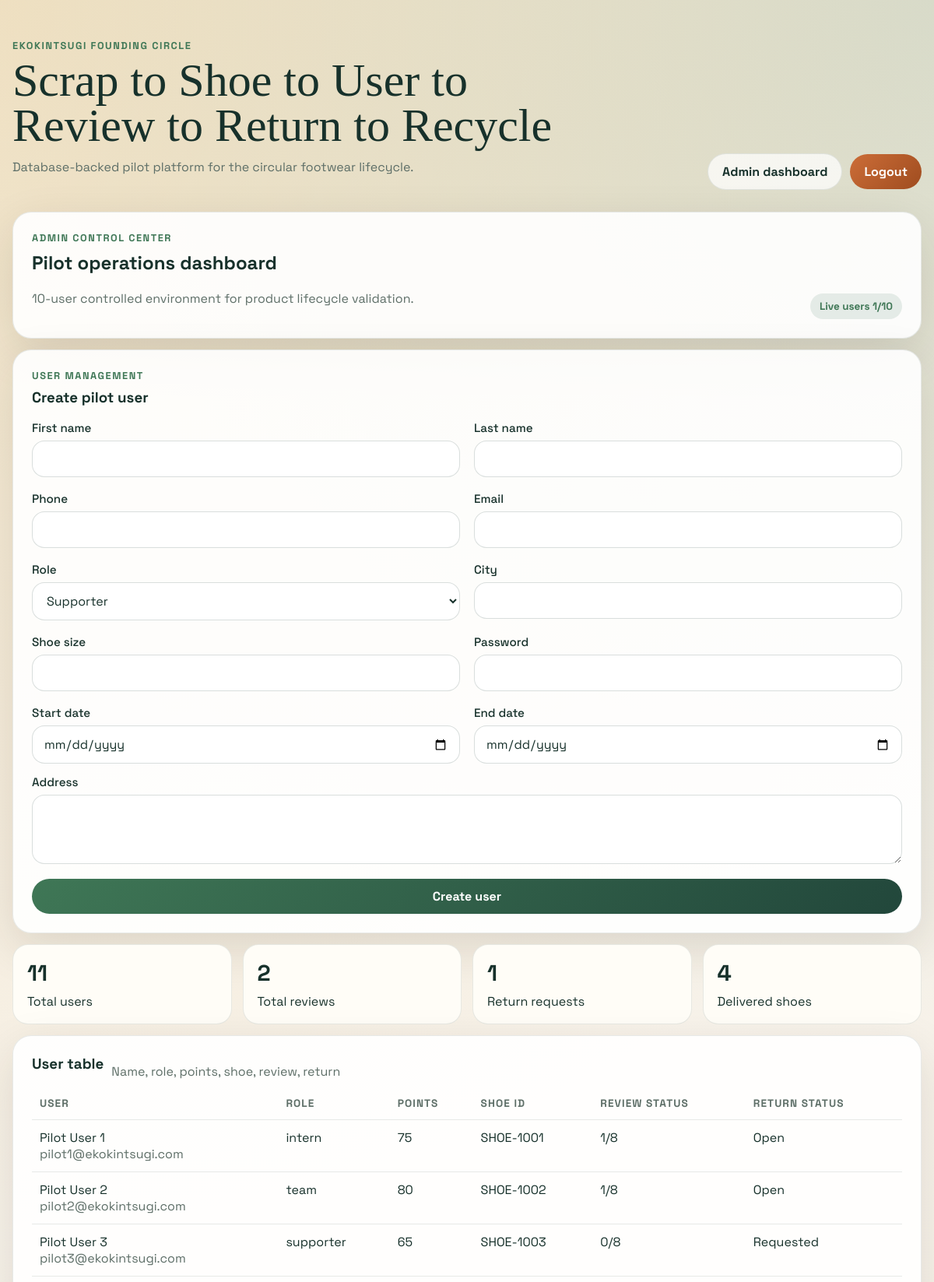
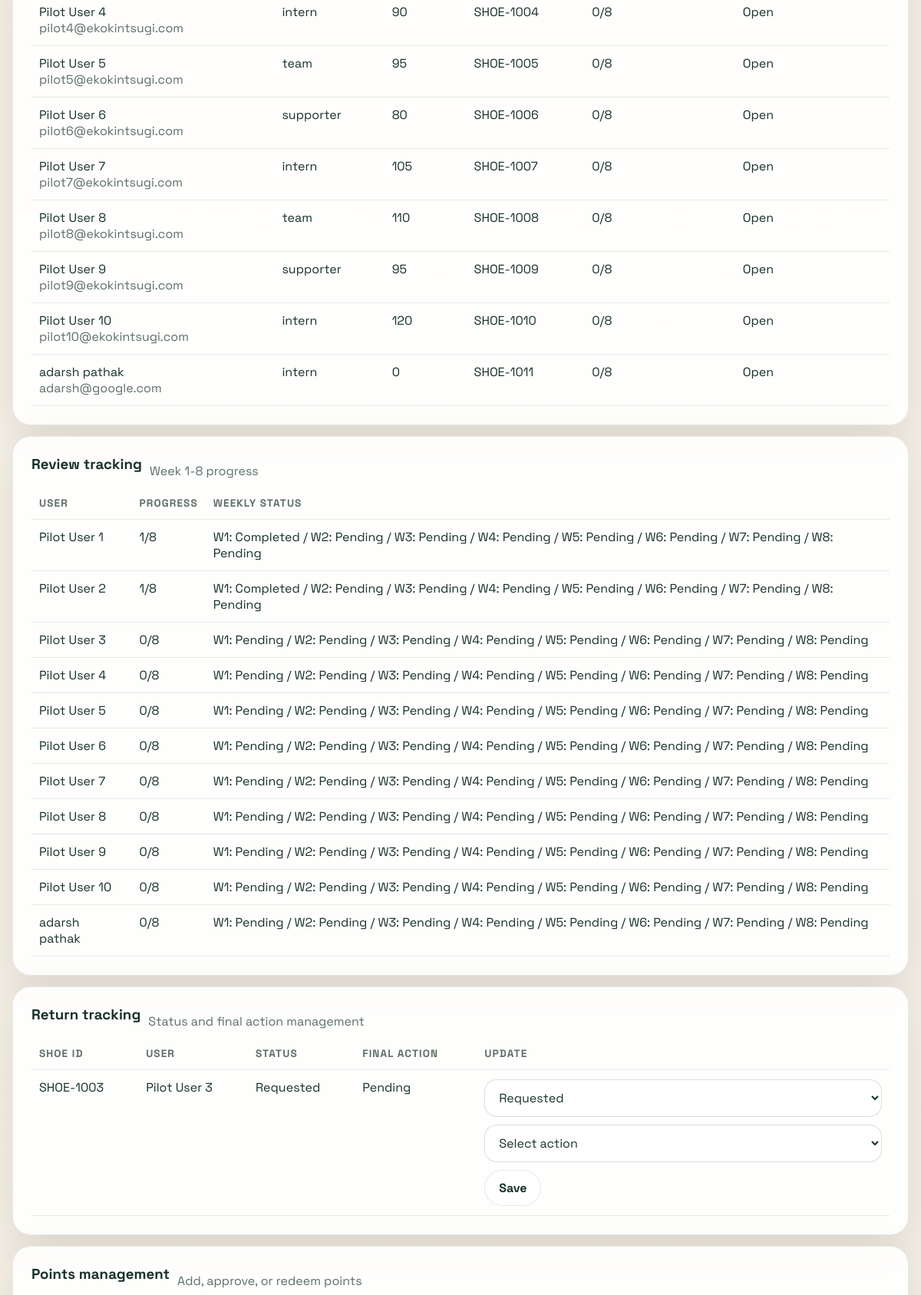
Page /admin-panel/ (signed in, upper part) on the committed database (2 pictures, top to bottom).
### pilot/models.py (models this page shows, shortened)
class PilotUser(AbstractUser):
    ROLE_INTERN = "intern"
    ROLE_TEAM = "team"
    ROLE_SUPPORTER = "supporter"
    ROLE_CHOICES = [
      (ROLE_INTERN, "Intern"),
      (ROLE_TEAM, "Team"),
      (ROLE_SUPPORTER, "Supporter"),
    ]
    email = models.EmailField(unique=True)
    phone = models.CharField(max_length=20, blank=True)
    role = models.CharField(max_length=20, choices=ROLE_CHOICES, default=ROLE_SUPPORTER)
    city = models.CharField(max_length=120, blank=True)
    address = models.TextField(blank=True)
    shoe_size = models.CharField(max_length=10, blank=True)
    start_date = models.DateField(blank=True, null=True)
    end_date = models.DateField(blank=True, null=True)
    is_demo_user = models.BooleanField(default=False)
    qr_token = models.UUIDField(default=uuid.uuid4, unique=True, editable=False)

class PointsAccount(models.Model):
    user = models.OneToOneField(PilotUser, on_delete=models.CASCADE, related_name="points_account")
    total_earned = models.PositiveIntegerField(default=0)
    approved = models.PositiveIntegerField(default=0)
    used = models.PositiveIntegerField(default=0)
    @property
    def remaining(self):
        return self.approved - self.used

class Shoe(models.Model):
    STATUS_PREBOOKED = "Pre-booked"
    STATUS_DELIVERED = "Delivered"
    STATUS_RETURNED = "Returned"
    STATUS_CHOICES = [
        (STATUS_PREBOOKED, "Pre-booked"),
        (STATUS_DELIVERED, "Delivered"),
        (STATUS_RETURNED, "Returned"),
    ]
    user = models.OneToOneField(PilotUser, on_delete=models.CASCADE, related_name="shoe")
    shoe_id = models.CharField(max_length=40, unique=True)
    product_line = models.CharField(max_length=120)
    size = models.CharField(max_length=10)
    status = models.CharField(max_length=20, choices=STATUS_CHOICES, default=STATUS_PREBOOKED)

class ReturnRequest(models.Model):
    STATUS_REQUESTED = "Requested"
    STATUS_RECEIVED = "Received"
    STATUS_COMPLETED = "Completed"
    STATUS_CHOICES = [
        (STATUS_REQUESTED, "Requested"),
        (STATUS_RECEIVED, "Received"),
        (STATUS_COMPLETED, "Completed"),
    ]
    ACTION_REPAIR = "Repair"
    ACTION_REUSE = "Reuse"
    ACTION_RECYCLE = "Recycle"
    FINAL_ACTION_CHOICES = [
        (ACTION_REPAIR, "Repair"),
        (ACTION_REUSE, "Reuse"),
        (ACTION_RECYCLE, "Recycle"),
    ]
    CONDITION_GOOD = "Good"
    CONDITION_FAIR = "Fair"
    CONDITION_DAMAGED = "Damaged"
    CONDITION_CHOICES = [
        (CONDITION_GOOD, "Good"),
        (CONDITION_FAIR, "Fair"),
        (CONDITION_DAMAGED, "Damaged"),
    ]
    user = models.OneToOneField(PilotUser, on_delete=models.CASCADE, related_name="return_request")
    shoe = models.ForeignKey(Shoe, on_delete=models.CASCADE, related_name="return_requests")
    reason = models.TextField()
    condition = models.CharField(max_length=20, choices=CONDITION_CHOICES)
    status = models.CharField(max_length=20, choices=STATUS_CHOICES, default=STATUS_REQUESTED)
    final_action = models.CharField(max_length=20, choices=FINAL_ACTION_CHOICES, blank=True)
    requested_at = models.DateTimeField(default=timezone.now)
    updated_at = models.DateTimeField(auto_now=True)

### pilot/views.py (the view, shortened to what this page needs)
# urls.py: path("admin-panel/", views.admin_dashboard_view, name="admin-dashboard"),
@admin_required
def admin_dashboard_view(request):
    users = PilotUser.objects.filter(is_staff=False).select_related("shoe", "tree", "points_account")
    create_form = AdminCreateUserForm(request.POST or None, prefix="create")
    review_rows = []
    delivered_count = 0
    total_reviews = 0
    for user in users:
        completed_weeks = list(user.reviews.values_list("week", flat=True))
        review_rows.append(
            {
                "user": user,
                "completed_count": len(completed_weeks),
                "week_statuses": [
                    {"week": week, "done": week in completed_weeks} for week in range(1, 9)
                ],
            }
        )
        total_reviews += len(completed_weeks)
        if user.shoe.status == Shoe.STATUS_DELIVERED:
            delivered_count += 1
    return render(
        request,
        "pilot/admin_dashboard.html",
        {
            "users": users,
            "returns": ReturnRequest.objects.select_related("user", "shoe"),
            "create_form": create_form,
            "points_form": PointsAdjustmentForm(),
            "return_form_class": ReturnStatusForm,
            "review_rows": review_rows,
            "total_reviews": total_reviews,
            "delivered_count": delivered_count,
            "live_user_count": live_pilot_user_count(),
            "max_live_users": MAX_LIVE_PILOT_USERS,
        },
    )

### pilot/forms.py
class AdminCreateUserForm(PilotSignupForm):
    class Meta(PilotSignupForm.Meta):
        fields = PilotSignupForm.Meta.fields

class PointsAdjustmentForm(forms.Form):
    amount = forms.IntegerField(min_value=1)
    action_type = forms.ChoiceField(
        choices=[
            ("credit", "Add points"),
            ("approve", "Approve points"),
            ("redeem", "Redeem points"),
        ]
    )

### pilot/views.py (called while the page is built)
def admin_required(view_func):
    @wraps(view_func)
    def wrapped(request, *args, **kwargs):
        if not request.user.is_authenticated:
            return redirect("login")
        if not request.user.is_staff:
            return HttpResponseForbidden("Admin access only.")
        return view_func(request, *args, **kwargs)
    return wrapped

def live_pilot_user_count():
    return PilotUser.objects.filter(is_staff=False, is_demo_user=False).count()

### templates/pilot/admin_dashboard.html (shortened to what this page needs)
{% extends "pilot/base.html" %}
{% block content %}
<section class="panel">
  <div class="dashboard-head">
    <div>
      <p class="section-kicker">Admin control center</p>
      <h2>Pilot operations dashboard</h2>
      <p class="muted">10-user controlled environment for product lifecycle validation.</p>
    </div>
    <span class="badge">Live users {{ live_user_count }}/{{ max_live_users }}</span>
  </div>
</section>
<section class="panel">
  <p class="section-kicker">User management</p>
  <h3>Create pilot user</h3>
  <form method="post" class="stack">
    <div class="grid form-grid">
      <label><span>First name</span>{{ create_form.first_name }}</label>
      <label><span>Last name</span>{{ create_form.last_name }}</label>
      <label><span>Phone</span>{{ create_form.phone }}</label>
      <label><span>Email</span>{{ create_form.email }}</label>
      <label><span>Role</span>{{ create_form.role }}</label>
      <label><span>City</span>{{ create_form.city }}</label>
      <label><span>Shoe size</span>{{ create_form.shoe_size }}</label>
      <label><span>Password</span>{{ create_form.password }}</label>
      <label><span>Start date</span>{{ create_form.start_date }}</label>
      <label><span>End date</span>{{ create_form.end_date }}</label>
    </div>
    <label><span>Address</span>{{ create_form.address }}</label>
    <button class="btn primary" type="submit">Create user</button>
  </form>
</section>
<section class="stats">
  <div class="stat"><strong>{{ users|length }}</strong><span>Total users</span></div>
  <div class="stat"><strong>{{ total_reviews }}</strong><span>Total reviews</span></div>
  <div class="stat"><strong>{{ returns|length }}</strong><span>Return requests</span></div>
  <div class="stat"><strong>{{ delivered_count }}</strong><span>Delivered shoes</span></div>
</section>
<section class="panel">
  <div class="toolbar">
    <h3>User table</h3>
    <span class="muted">Name, role, points, shoe, review, return</span>
  </div>
  <div class="table-wrap">
    <table>
      <thead>
        <tr><th>User</th><th>Role</th><th>Points</th><th>Shoe ID</th><th>Review status</th><th>Return status</th></tr>
      </thead>
      <tbody>
        {% for user in users %}
          <tr>
            <td>{{ user.get_full_name }}<br><span class="muted">{{ user.email }}</span></td>
            <td>{{ user.role }}</td>
            <td>{{ user.points_account.remaining }}</td>
            <td>{{ user.shoe.shoe_id }}</td>
            <td>{{ user.reviews.count }}/8</td>
            <td>{% if user.return_request %}{{ user.return_request.status }}{% else %}Open{% endif %}</td>
          </tr>
        {% endfor %}
      </tbody>
    </table>
  </div>
</section>
<section class="panel">
  <div class="toolbar">
    <h3>Review tracking</h3>
    <span class="muted">Week 1-8 progress</span>
  </div>
  <div class="table-wrap">
    <table>
      <thead>
        <tr><th>User</th><th>Progress</th><th>Weekly status</th></tr>
      </thead>
      <tbody>
        {% for row in review_rows %}
          <tr>
            <td>{{ row.user.get_full_name }}</td>
            <td>{{ row.completed_count }}/8</td>
            <td>
              {% for item in row.week_statuses %}
                W{{ item.week }}: {% if item.done %}Completed{% else %}Pending{% endif %}{% if not forloop.last %} / {% endif %}
              {% endfor %}
            </td>
          </tr>
        {% endfor %}
      </tbody>
    </table>
  </div>
</section>
<section class="panel">
  <div class="toolbar">
    <h3>Return tracking</h3>
    <span class="muted">Status and final action management</span>
  </div>
  <div class="table-wrap">
    <table>
      <thead>
        <tr><th>Shoe ID</th><th>User</th><th>Status</th><th>Final action</th><th>Update</th></tr>
      </thead>
      <tbody>
        {% for item in returns %}
          <tr>
            <td>{{ item.shoe.shoe_id }}</td>
            <td>{{ item.user.get_full_name }}</td>
            <td>{{ item.status }}</td>
            <td>{{ item.final_action|default:"Pending" }}</td>
            <td>
              <form method="post" action="{% url 'update-return' item.id %}" class="inline">
                <select name="status">
                  {% for value, label in item.STATUS_CHOICES %}
                    <option value="{{ value }}" {% if item.status == value %}selected{% endif %}>{{ label }}</option>
                  {% endfor %}
                </select>
                <select name="final_action">
                  <option value="">Select action</option>
                </select>
                <button class="btn ghost" type="submit">Save</button>
              </form>
            </td>
          </tr>
        {% empty %}
          <tr><td colspan="5">No return requests yet.</td></tr>
        {% endfor %}
      </tbody>
    </table>
  </div>
</section>
<section class="panel">
  <div class="toolbar">
    <h3>Points management</h3>
    <span class="muted">Add, approve, or redeem points</span>
  </div>
</section>
{% endblock %}

### templates/pilot/base.html (shortened to what this page needs)
<!DOCTYPE html>
<html lang="en">
<head>
  {% load static %}
  <link rel="stylesheet" href="{% static 'pilot/styles.css' %}">
</head>
<body>
  <div class="app-shell">
    <header class="hero">
      <div>
        <p class="eyebrow">EkoKintsugi Founding Circle</p>
        <h1>Scrap to Shoe to User to Review to Return to Recycle</h1>
        <p class="hero-copy">Database-backed pilot platform for the circular footwear lifecycle.</p>
      </div>
      <div class="hero-actions">
        {% if request.user.is_authenticated %}
          {% if request.user.is_staff %}
            <a class="btn ghost" href="{% url 'admin-dashboard' %}">Admin dashboard</a>
          {% else %}
            <a class="btn ghost" href="{% url 'dashboard' %}">My dashboard</a>
            <a class="btn primary" href="{% url 'qr-dashboard' request.user.qr_token %}">QR page</a>
          {% endif %}
          <a class="btn secondary" href="{% url 'logout' %}">Logout</a>
        {% else %}
          <a class="btn ghost" href="{% url 'login' %}">Login</a>
          <a class="btn secondary" href="{% url 'signup' %}">Signup</a>
        {% endif %}
      </div>
    </header>
    <main class="stack">
      {% block content %}{% endblock %}
    </main>
  </div>
</body>
</html>

### static/pilot/styles.css (style rules this page uses)
:root { --bg: #f3eee4; --card: rgba(255, 255, 255, 0.9); --card-strong: #fffdf7; --ink: #17312b; --muted: #5d6e67; --line: rgba(23, 49, 43, 0.1); --accent: #cc6d38; --accent-dark: #9f4c1f; --leaf: #3f7756; --gold: #ddb15a; --danger: #b44d3f; --shadow: 0 20px 60px rgba(41, 34, 17, 0.12); --radius: 24px; }
* { box-sizing: border-box; }
body { margin: 0; min-height: 100vh; font-family: "Space Grotesk", sans-serif; color: var(--ink); background: radial-gradient(circle at top left, rgba(221, 177, 90, 0.28), transparent 28%), radial-gradient(circle at top right, rgba(63, 119, 86, 0.18), transparent 24%), linear-gradient(180deg, #f9f4ec 0%, var(--bg) 100%); }
button, input, textarea, select { font: inherit; }
.app-shell { width: min(1200px, calc(100% - 32px)); margin: 0 auto; padding: 28px 0 64px; }
.hero, .dashboard-head { display: flex; justify-content: space-between; gap: 24px; align-items: end; }
.hero { padding: 22px 0 28px; }
.eyebrow, .section-kicker { margin: 0 0 8px; letter-spacing: 0.12em; text-transform: uppercase; color: var(--leaf); font-size: .8rem; font-weight: 700; }
h1, h2, h3, h4, p { margin-top: 0; }
h1 { margin-bottom: 12px; font-size: clamp(2.3rem, 5vw, 4.5rem); line-height: .96; max-width: 760px; font-family: "Instrument Serif", serif; font-weight: 400; }
.hero-copy, .muted { color: var(--muted); }
.hero-copy { max-width: 700px; line-height: 1.6; }
.hero-actions, .toolbar, .card-actions, .inline { display: flex; gap: 10px; flex-wrap: wrap; align-items: center; }
.grid { display: grid; gap: 18px; }
.form-grid { grid-template-columns: repeat(2, minmax(0, 1fr)); }
.panel, .card { background: var(--card); border: 1px solid var(--line); border-radius: var(--radius); box-shadow: var(--shadow); }
.panel { padding: 24px; }
.stack { display: grid; gap: 14px; }
label span { display: block; margin-bottom: 7px; font-size: .95rem; font-weight: 500; }
input, textarea, select { width: 100%; border: 1px solid rgba(23, 49, 43, 0.16); border-radius: 16px; padding: 12px 14px; background: rgba(255, 255, 255, 0.85); color: var(--ink); }
textarea { resize: vertical; }
.btn { border: 0; border-radius: 999px; padding: 12px 18px; cursor: pointer; text-decoration: none; transition: transform .2s ease, opacity .2s ease, background .2s ease; font-weight: 700; }
.btn.primary { color: white; background: linear-gradient(135deg, var(--leaf), #22473b); }
.btn.secondary { color: white; background: linear-gradient(135deg, var(--accent), var(--accent-dark)); }
.btn.ghost { color: var(--ink); background: rgba(255,255,255,.72); border: 1px solid rgba(23,49,43,.1); }
.stats { display: grid; grid-template-columns: repeat(auto-fit, minmax(160px, 1fr)); gap: 14px; }
.stat { background: var(--card-strong); border: 1px solid var(--line); border-radius: 20px; padding: 18px; }
.stat strong { display: block; font-size: 1.8rem; margin-bottom: 8px; }
.badge { display: inline-flex; align-items: center; gap: 7px; padding: 8px 12px; border-radius: 999px; font-size: .84rem; background: rgba(63,119,86,.12); color: var(--leaf); font-weight: 700; }
.table-wrap { overflow: auto; }
table { width: 100%; border-collapse: collapse; min-width: 760px; }
th, td { padding: 12px 10px; border-bottom: 1px solid var(--line); text-align: left; vertical-align: top; }
th { font-size: .85rem; color: var(--muted); text-transform: uppercase; letter-spacing: .08em; }

### rows in the picture
PilotUser: get_full_name "Pilot User 1", email "pilot1@ekokintsugi.com", role "intern", points_account.remaining "75", shoe.shoe_id "SHOE-1001", reviews.count "1", shows "Open", user.get_full_name "Pilot User 1", completed_count "1", week "1" "2" "3" "4" "5" "6" "7" "8"
PilotUser: get_full_name "Pilot User 2", email "pilot2@ekokintsugi.com", role "team", points_account.remaining "80", shoe.shoe_id "SHOE-1002", reviews.count "1", shows "Open", user.get_full_name "Pilot User 2", completed_count "1", week "1" "2" "3" "4" "5" "6" "7" "8"
PilotUser: get_full_name "Pilot User 3", email "pilot3@ekokintsugi.com", role "supporter", points_account.remaining "65", shoe.shoe_id "SHOE-1003", reviews.count "0", return_request.status "Requested", user.get_full_name "Pilot User 3", completed_count "0", week "1" "2" "3" "4" "5" "6" "7" "8"
PilotUser: get_full_name "Pilot User 4", email "pilot4@ekokintsugi.com", role "intern", points_account.remaining "90", shoe.shoe_id "SHOE-1004", reviews.count "0", shows "Open", user.get_full_name "Pilot User 4", completed_count "0", week "1" "2" "3" "4" "5" "6" "7" "8"
PilotUser: get_full_name "Pilot User 5", email "pilot5@ekokintsugi.com", role "team", points_account.remaining "95", shoe.shoe_id "SHOE-1005", reviews.count "0", shows "Open", user.get_full_name "Pilot User 5", completed_count "0", week "1" "2" "3" "4" "5" "6" "7" "8"
PilotUser: get_full_name "Pilot User 6", email "pilot6@ekokintsugi.com", role "supporter", points_account.remaining "80", shoe.shoe_id "SHOE-1006", reviews.count "0", shows "Open", user.get_full_name "Pilot User 6", completed_count "0", week "1" "2" "3" "4" "5" "6" "7" "8"
PilotUser: get_full_name "Pilot User 7", email "pilot7@ekokintsugi.com", role "intern", points_account.remaining "105", shoe.shoe_id "SHOE-1007", reviews.count "0", shows "Open", user.get_full_name "Pilot User 7", completed_count "0", week "1" "2" "3" "4" "5" "6" "7" "8"
PilotUser: get_full_name "Pilot User 8", email "pilot8@ekokintsugi.com", role "team", points_account.remaining "110", shoe.shoe_id "SHOE-1008", reviews.count "0", shows "Open", user.get_full_name "Pilot User 8", completed_count "0", week "1" "2" "3" "4" "5" "6" "7" "8"
PilotUser: get_full_name "Pilot User 9", email "pilot9@ekokintsugi.com", role "supporter", points_account.remaining "95", shoe.shoe_id "SHOE-1009", reviews.count "0", shows "Open", user.get_full_name "Pilot User 9", completed_count "0", week "1" "2" "3" "4" "5" "6" "7" "8"
PilotUser: get_full_name "Pilot User 10", email "pilot10@ekokintsugi.com", role "intern", points_account.remaining "120", shoe.shoe_id "SHOE-1010", reviews.count "0", shows "Open", user.get_full_name "Pilot User 10", completed_count "0", week "1" "2" "3" "4" "5" "6" "7" "8"
PilotUser: get_full_name "adarsh pathak", email "adarsh@google.com", role "intern", points_account.remaining "0", shoe.shoe_id "SHOE-1011", reviews.count "0", shows "Open", user.get_full_name "adarsh pathak", completed_count "0", week "1" "2" "3" "4" "5" "6" "7" "8"
ReturnRequest: shoe.shoe_id "SHOE-1003", user.get_full_name "Pilot User 3", status "Requested", final_action "Pending"

### other values in the picture
{{ live_user_count }} "1"
{{ max_live_users }} "10"
{{ users|length }} "11"
{{ total_reviews }} "2"
{{ returns|length }} "1"
{{ delivered_count }} "4"
